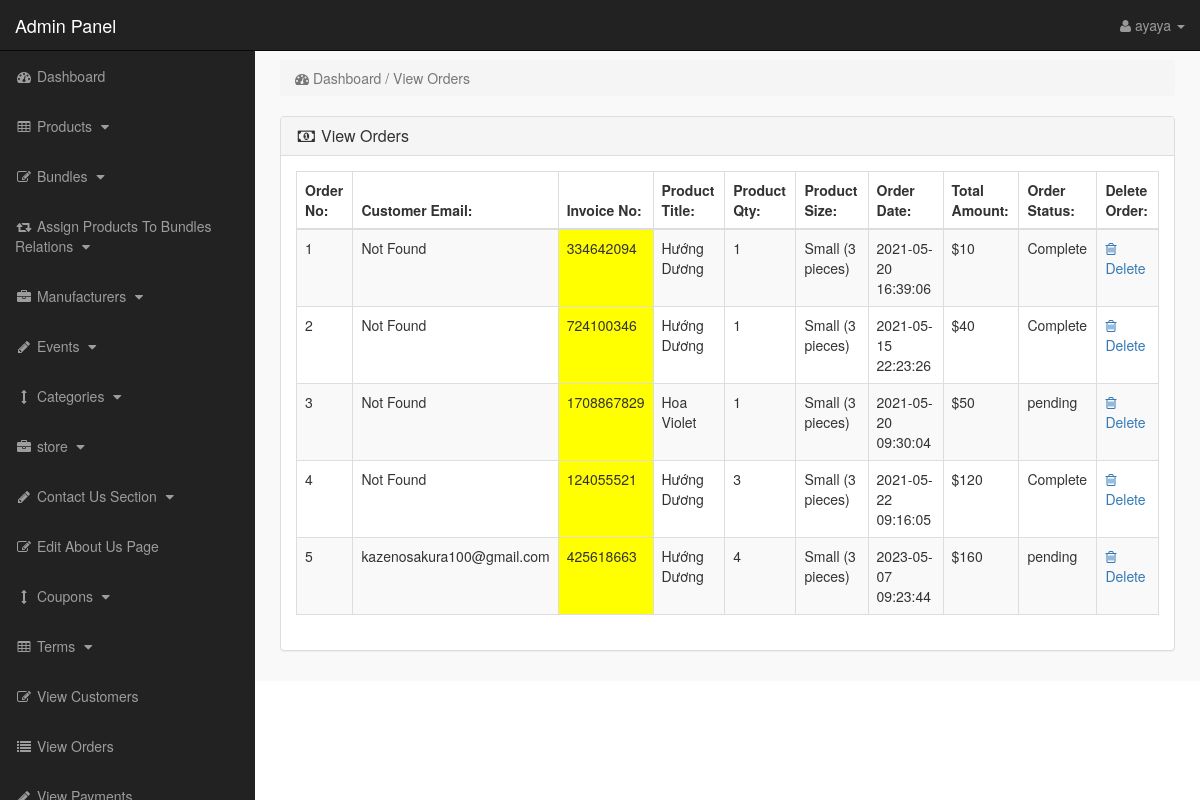
The app's page /admin_area/index.php?view_orders (signed in) with its own data.
### tables this page shows
CREATE TABLE `pending_orders` (
  `order_id` int(11) NOT NULL,
  `customer_id` int(11) NOT NULL,
  `invoice_no` int(11) NOT NULL,
  `product_id` mediumtext NOT NULL,
  `qty` int(11) NOT NULL,
  `size` mediumtext NOT NULL,
  `order_status` mediumtext NOT NULL
);

CREATE TABLE `products` (
  `product_id` int(11) NOT NULL,
  `p_cat_id` int(11) NOT NULL,
  `cat_id` int(11) NOT NULL,
  `manufacturer_id` int(11) NOT NULL,
  `date` timestamp NOT NULL DEFAULT current_timestamp() ON UPDATE current_timestamp(),
  `product_title` text NOT NULL,
  `product_url` mediumtext NOT NULL,
  `product_img1` mediumtext NOT NULL,
  `product_img2` mediumtext NOT NULL,
  `product_img3` mediumtext NOT NULL,
  `product_price` int(11) NOT NULL,
  `product_psp_price` int(11) NOT NULL,
  `product_desc` mediumtext NOT NULL,
  `product_keywords` mediumtext NOT NULL,
  `product_label` mediumtext NOT NULL,
  `status` varchar(255) NOT NULL
);

CREATE TABLE `customer_orders` (
  `order_id` int(11) NOT NULL,
  `customer_id` int(11) NOT NULL,
  `due_amount` int(11) NOT NULL,
  `invoice_no` int(11) NOT NULL,
  `qty` int(11) NOT NULL,
  `size` mediumtext NOT NULL,
  `order_date` timestamp NOT NULL DEFAULT current_timestamp() ON UPDATE current_timestamp(),
  `order_status` mediumtext NOT NULL
);

CREATE TABLE `customers` (
  `customer_id` int(11) NOT NULL,
  `customer_name` varchar(255) NOT NULL,
  `customer_email` varchar(255) NOT NULL,
  `customer_pass` varchar(255) NOT NULL,
  `customer_country` mediumtext NOT NULL,
  `customer_city` mediumtext NOT NULL,
  `customer_contact` varchar(255) NOT NULL,
  `customer_address` mediumtext NOT NULL,
  `customer_image` mediumtext DEFAULT NULL,
  `customer_ip` varchar(255) NOT NULL,
  `customer_confirm_code` mediumtext NOT NULL
);

### admin_area/view_orders.php (the view)
<?php
if(!isset($_SESSION['admin_email'])){
echo "<script>window.open('login.php','_self')</script>";
}
else {
?>
<div class="row">
<div class="col-lg-12">
<ol class="breadcrumb">
<li class="active">
<i class="fa fa-dashboard"></i> Dashboard / View Orders
</li>
</ol>
</div>
</div>
<div class="row">
<div class="col-lg-12">
<div class="panel panel-default">
<div class="panel-heading">
<h3 class="panel-title">
<i class="fa fa-money fa-fw"></i> View Orders
</h3>
</div>
<div class="panel-body">
<div class="table-responsive">
<table class="table table-bordered table-hover table-striped">
<thead>
<tr>
<th>Order No:</th>
<th>Customer Email:</th>
<th>Invoice No:</th>
<th>Product Title:</th>
<th>Product Qty:</th>
<th>Product Size:</th>
<th>Order Date:</th>
<th>Total Amount:</th>
<th>Order Status:</th>
<th>Delete Order:</th>
</tr>
</thead>
<tbody>
<?php
$i = 0;
$get_orders = "select * from pending_orders";
$run_orders = mysqli_query($con,$get_orders);
while ($row_orders = mysqli_fetch_array($run_orders)) {
$order_id = $row_orders['order_id'];
$c_id = $row_orders['customer_id'];
$invoice_no = $row_orders['invoice_no'];
$product_id = $row_orders['product_id'];
$qty = $row_orders['qty'];
$size = $row_orders['size'];
$order_status = $row_orders['order_status'];
$get_products = "select * from products where product_id='$product_id'";
$run_products = mysqli_query($con,$get_products);
$row_products = mysqli_fetch_array($run_products);
if (isset($row_products) && isset($row_products['product_title'])) {
    $product_title = $row_products['product_title'];
} else {
    $product_title = "Not Found";
}
$i++;
?>
<tr>
<td><?php echo $i; ?></td>
<td>
<?php
$get_customer = "select * from customers where customer_id='$c_id'";
$run_customer = mysqli_query($con,$get_customer);
$row_customer = mysqli_fetch_array($run_customer);
if (isset($row_customer) && isset($row_customer['customer_email'])) {
    $customer_email = $row_customer['customer_email'];
} else {
    $customer_email = "Not Found";
}
echo $customer_email;
 ?>
 </td>
<td bgcolor="yellow" ><?php echo $invoice_no; ?></td>
<td><?php echo $product_title; ?></td>
<td><?php echo $qty; ?></td>
<td><?php echo $size; ?></td>
<td>
<?php
$get_customer_order = "select * from customer_orders where order_id='$order_id'";
$run_customer_order = mysqli_query($con,$get_customer_order);
$row_customer_order = mysqli_fetch_array($run_customer_order);
$order_date = $row_customer_order['order_date'];
$due_amount = $row_customer_order['due_amount'];
echo $order_date;
?>
</td>
<td>$<?php echo $due_amount; ?></td>
<td>
<?php
if($order_status=='pending'){
echo $order_status='pending';
}
else{
echo $order_status='Complete';
}
?>
</td>
<td>
<a href="index.php?order_delete=<?php echo $order_id; ?>" >
<i class="fa fa-trash-o" ></i> Delete
</a>
</td>
</tr>
<?php } ?>
</tbody>
</table>
</div>
</div>
</div>
</div>
</div>
<?php } ?>

### admin_area/includes/sidebar.php (shortened to what this page needs)
<?php
if(!isset($_SESSION['admin_email'])){
echo "<script>window.open('login.php','_self')</script>";
}
else {
?>
<nav class="navbar navbar-inverse navbar-fixed-top" >
<div class="navbar-header" >
<a class="navbar-brand" href="index.php?dashboard" >Admin Panel</a>
</div>
<ul class="nav navbar-right top-nav" >
<li class="dropdown" >
<a href="#" class="dropdown-toggle" data-toggle="dropdown" >
<i class="fa fa-user" ></i>
<?php echo $admin_name; ?> <b class="caret" ></b>
</a>
</li>
</ul>
<div class="collapse navbar-collapse navbar-ex1-collapse">
<ul class="nav navbar-nav side-nav">
<li>
<a href="index.php?dashboard">
<i class="fa fa-fw fa-dashboard"></i> Dashboard
</a>
</li>
<li>
<a href="#" data-toggle="collapse" data-target="#products">
<i class="fa fa-fw fa-table"></i> Products
<i class="fa fa-fw fa-caret-down"></i>
</a>
</li>
<li>
<a href="#" data-toggle="collapse" data-target="#bundles">
<i class="fa fa-fw fa-edit"></i> Bundles
<i class="fa fa-fw fa-caret-down"></i>
</a>
</li>
<li>
<a href="#" data-toggle="collapse" data-target="#relations">
<i class="fa fa-fw fa-retweet"></i> Assign Products To Bundles Relations
<i class="fa fa-fw fa-caret-down"></i>
</a>
</li>
<li>
<a href="#" data-toggle="collapse" data-target="#manufacturers">
<i class="fa fa-fw fa-briefcase"></i> Manufacturers
<i class="fa fa-fw fa-caret-down"></i>
</a>
</li>
<li>
<a href="#" data-toggle="collapse" data-target="#p_cat">
<i class="fa fa-fw fa-pencil"></i> Events
<i class="fa fa-fw fa-caret-down"></i>
</a>
</li>
<li>
<a href="#" data-toggle="collapse" data-target="#cat">
<i class="fa fa-fw fa-arrows-v"></i> Categories
<i class="fa fa-fw fa-caret-down"></i>
</a>
</li>
<li>
<a href="#" data-toggle="collapse" data-target="#store">
<i class="fa fa-fw fa-briefcase"></i> store
<i class="fa fa-fw fa-caret-down"></i>
</a>
</li>
<li>
<a href="#" data-toggle="collapse" data-target="#contact_us">
<i class="fa fa-fw fa-pencil"> </i> Contact Us Section
<i class="fa fa-fw fa-caret-down"></i>
</a>
</li>
<li>
<a href="index.php?edit_about_us">
<i class="fa fa-fw fa-edit"></i> Edit About Us Page
</a>
</li>
<li>
<a href="#" data-toggle="collapse" data-target="#coupons">
<i class="fa fa-fw fa-arrows-v"></i> Coupons
<i class="fa fa-fw fa-caret-down"></i>
</a>
</li>
<li>
<a href="#" data-toggle="collapse" data-target="#terms" >
<i class="fa fa-fw fa-table"></i> Terms
<i class="fa fa-fw fa-caret-down"></i>
</a>
</li>
<li>
<a href="index.php?view_customers">
<i class="fa fa-fw fa-edit"></i> View Customers
</a>
</li>
<li>
<a href="index.php?view_orders">
<i class="fa fa-fw fa-list"></i> View Orders
</a>
</li>
<li>
<a href="index.php?view_payments">
<i class="fa fa-fw fa-pencil"></i> View Payments
</a>
</li>
</ul>
</div>
</nav>
<?php } ?>

### admin_area/css/style.css (style rules this page uses)
body { margin-top:100px; }
@media (min-width: 768px) { body { margin-top:50px; } }
.top-nav { padding:0 15px; }
.top-nav>li { display:inline-block; float:left; }
.top-nav>li>a { padding-top:15px; padding-bottom:15px; line-height:20px; color:#999; }
@media (min-width: 768px) { .side-nav { position:fixed; top:51px; width:255px; border-radius:0; overflow-y:auto; background-color: #222; bottom:0; overflow-x:hidden; padding-bottom:40px; } }
@media (min-width: 768px) { .side-nav>li>a { width:255px; } }
.panel-body { border-radius:5px; }

### records on screen
pending_orders: customer_email "Not Found", invoice_no "334642094", product.product_title "Hướng Dương", qty "1", size "Small (3 pieces)", customer_orders.order_date "2021-05-20 16:39:06", customer_orders.due_amount "10"
pending_orders: customer_email "Not Found", invoice_no "724100346", product.product_title "Hướng Dương", qty "1", size "Small (3 pieces)", customer_orders.order_date "2021-05-15 22:23:26", customer_orders.due_amount "40"
pending_orders: customer_email "Not Found", invoice_no "1708867829", product.product_title "Hoa Violet", qty "1", size "Small (3 pieces)", customer_orders.order_date "2021-05-20 09:30:04", customer_orders.due_amount "50"
pending_orders: customer_email "Not Found", invoice_no "124055521", product.product_title "Hướng Dương", qty "3", size "Small (3 pieces)", customer_orders.order_date "2021-05-22 09:16:05", customer_orders.due_amount "120"
pending_orders: customer.customer_email "kazenosakura100@gmail.com", invoice_no "425618663", product.product_title "Hướng Dương", qty "4", size "Small (3 pieces)", customer_orders.order_date "2023-05-07 09:23:44", customer_orders.due_amount "160"

### other values on screen
$admin_name "ayaya"
